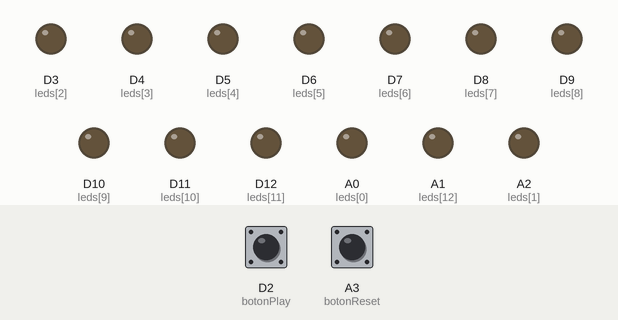
The sketch below on a simulated Arduino Uno R4 WiFi. Shown: output pins drawn as LEDs (lit = HIGH). Dashed ring = blinking. The test bench sets the inputs (shaded band); at power-on: D2 (botonPlay) HIGH, A3 (botonReset) HIGH. WiFi joins after 1.5 s; servers stay silent unless stated; random numbers use the default seed unless the sketch sets one; what the sketch prints to the serial monitor is not drawn.

Above: at 2.7 s.
2.8 s: D2 (botonPlay) pulled LOW for 0.15 s
At 3.15 s:
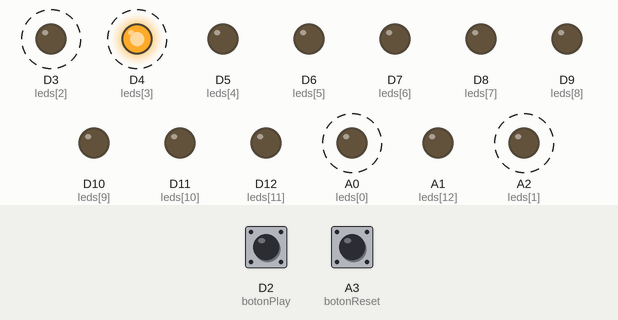
At 4.5 s:
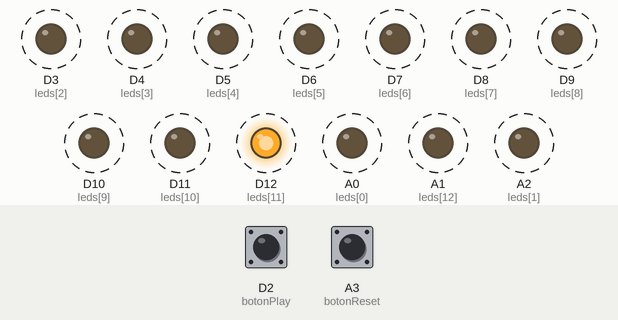
5.9 s: A3 (botonReset) pulled LOW for 1 s
9.9 s: D2 (botonPlay) pulled LOW for 1 s
At 10.4 s:
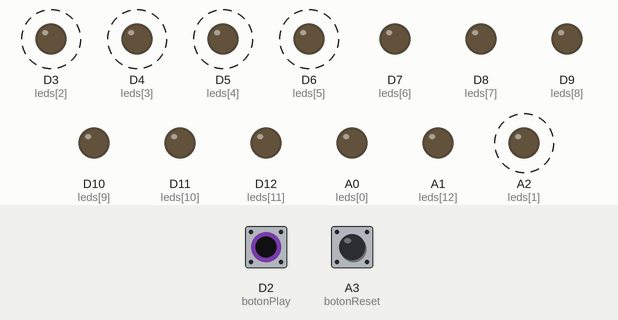
13.9 s: D2 (botonPlay) pulled LOW for 3.2 s
20.1 s: A3 (botonReset) pulled LOW for 0.15 s
At 20.7 s:
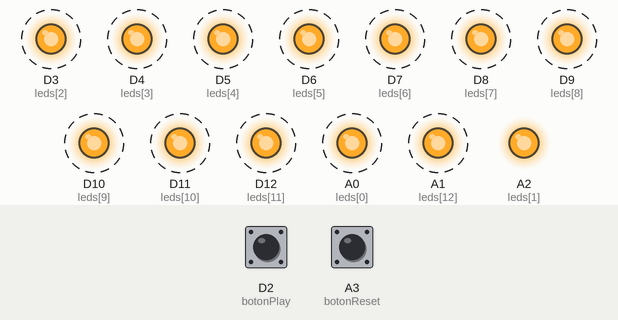
23.2 s: D2 (botonPlay) pulled LOW for 1 s
Timing chart, 0 to 28.2 s (numbered marks = the images above; inputs shaded):
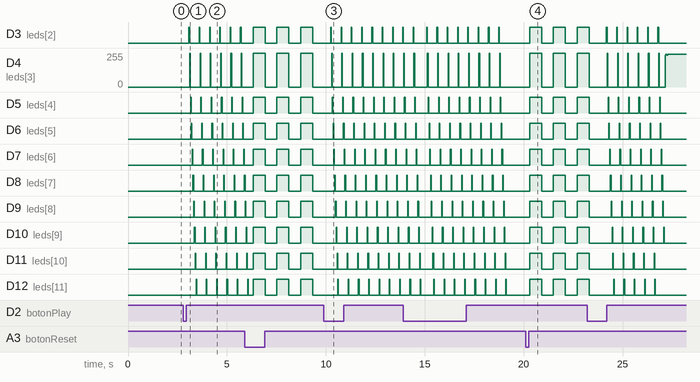

Measured:
- after the input at 2.8 s, D3 (leds[2]): alternates HIGH for 0.03 s and LOW for 0.49 s, starting after 0.28 s; D4 (leds[3]): alternates 255/255 for 0.03 s and 0/255 for 0.49 s, starting after 0.32 s
- after the input at 9.9 s, D3 (leds[2]): alternates HIGH for 0.03 s and LOW for 0.49 s, starting after 0.35 s; D4 (leds[3]): alternates 255/255 for 0.03 s and 0/255 for 0.49 s, starting after 0.39 s
- after the input at 20.1 s, D3 (leds[2]): alternates HIGH for 0.60 s and LOW for 0.60 s, starting after 0.20 s; D4 (leds[3]): alternates 255/255 for 0.60 s and 0/255 for 0.60 s, starting after 0.20 s

The sketch:

cuarto_rey.ino
```cpp
//JUEGO SHOT!
  //Entrega final - Diseño de Construcción de Interfaces
  //Estudiantes: Carmen Luz Giraudo y Benjamín Salas Manzo
  //Profesor: Mauricio Loyola

#include <WiFiS3.h> //librería WiFi para conectar con Arduino R4
#include <WiFiServer.h> //librería para creación de servidor web básico en Arduino

char ssid[] = "TU_RED_WIFI"; //nombre red WiFi
char pass[] = "TU_CLAVE_WIFI"; //contraseña red WiFi

 //SE INICIA SERVIDOR EN PUERTO 80 CORRESPONDIENTE A HTTP, IMPORTANTE PARA CONECTARLO DSPS A LA APP
WiFiServer server(80);

//PINES CONECTADOS A LEDS
int leds[] = {A0, A2, 3, 4, 5, 6, 7, 8, 9, 10, 11, 12, A1};

//LIMITAMOS REPETICIONES DE LOS LEDS SELECCIONADOS DURANTE EL JUEGO
int numLeds = 13;
int conteoLeds[13] = {0};
const int maxRepeticiones = 4; // para controlar número máx de veces (4) que se puede repetir un LED antes de reiniciar la ruleta

//CONTROLAMOS DURACIÓN DE SECUENCIA DE LEDS
unsigned long startTime;
unsigned long stopTime;
bool detenido = true; //para saber si se detuvo ruleta de LEDs
int ledSeleccionado = -1; //almacena led del momento seleccionado. El -1 indica que NO hay LED seleccionado todavía

//PINES CONECTADOS A BOTONES
const int botonPlay = 2;
const int botonReset = A3;

void setup() {
  Serial.begin(115200); //se inicializa comunicación serial

//CONFIGURACIÓN DE PINES DE LEDS COMO SALIDA
  for (int i = 0; i < numLeds; i++) {
    pinMode(leds[i], OUTPUT);
  }

//CONFIGURACIÓN DE PINES DE ENTRADA COMO BOTONES (CON RESISTENCIA PULL UP)
  pinMode(botonPlay, INPUT_PULLUP);
  pinMode(botonReset, INPUT_PULLUP);

//SEMILLA ALEATORIA DESDE UN PIN ANALÓGICO LIBRE (SIN ESTO LA RULETA REPITE LA MISMA SECUENCIA EN CADA ENCENDIDO)
  randomSeed(analogRead(A5));

//FUNCIÓN PARA CONECTAR A RED WIFI
  conectarWifi();

//INICIAMOS SERVIDOR SI CONEXIÓN WIFI FUE EFECTIVA
  if (WiFi.status() == WL_CONNECTED) {
    server.begin();
    Serial.println("Servidor iniciado, conexión WiFi efectiva");
  } else {
    Serial.println("No se inició el servidor por fallo de conexión WiFi");
  }
}

void loop() {
  //PARA VERIFICAR QUE SE HAYA CONECTADO AL SERVIDOR
  WiFiClient client = server.available();
  if (client) {
    Serial.println("Cliente conectado");

    //PARA LEER SOLICITUD DE QUIEN SE CONECTÓ AL SERVIDOR
    String request = client.readStringUntil('\r');
    Serial.print("Petición recibida: ");
    Serial.println(request);
    client.flush();

    //SOLICITUD QUE SERÍA OBTENER EL LED ACTUAL SELECCIONADO EN LA RULETA
    if (request.indexOf("GET /led") >= 0) {
      Serial.print("Enviando LED seleccionado: ");
      Serial.println(ledSeleccionado);

      //RESPUESTA HTTP CON NÚMERO DEL LED OBTENIDO SELECCIONADO
      client.println("HTTP/1.1 200 OK");
      client.println("Content-Type: text/plain");
      client.println("Connection: close");
      client.println();
      client.println(ledSeleccionado);
    }

    delay(10);
    client.stop(); //finaliza desconexión con servidor
    Serial.println("Cliente desconectado\n");
  }

//SI SE PRESIONA BOTÓN RESET PARA REINICIAR JUEGO
  if (digitalRead(botonReset) == LOW) {
    delay(200);
    parpadeoLeds(); //se llama a función para animación de parpadeo de LEDs, los cuales parpadean al mismo tiempo 3 veces para indicar que se reinició juego
    ledSeleccionado = -1; //informa a la app que se reinició el juego, por ende, que no hay 1 LED seleccionado
  }

//SI SE PRESIONA BOTÓN PLAY Y JUEGO ESTÁ APAGADO/DETENIDO
  if (digitalRead(botonPlay) == LOW && detenido) {
    delay(200);
    iniciarSecuencia(); //se llama a función para iniciar encendido de secuencia/ruleta de LEDs
  }

//SI ESTÁ DURANTE LA SECUENCIA/RULETA DE LEDS
  if (!detenido) {
    for (int i = 0; i < numLeds; i++) {
      digitalWrite(leds[i], HIGH);
      delay(30);
      digitalWrite(leds[i], LOW);
      delay(10);

      if (millis() >= stopTime) {
        detenido = true; //se detiene secuencia/ruleta de LEDs
        seleccionarLed(); //se llama función que selecciona LED final (que cumple con condición de no haberse repetido más de 4 veces) donde se detuvo la ruleta
        break;
      }
    }
  } else {
    //APAGAR TODOS LOS OTROS LEDS DE LA RULETA
    for (int i = 0; i < numLeds; i++) {
      digitalWrite(leds[i], LOW);
    }
    //Y QUE QUEDE SOLO ENCENDIDO EL LED FINAL
    if (ledSeleccionado >= 0 && ledSeleccionado < numLeds) {
      digitalWrite(leds[ledSeleccionado], HIGH);
    }
  }
}

//FUNCIÓN QUE INICIA SECUENCIA/RULETA DE LEDS
void iniciarSecuencia() {
  detenido = false;
  startTime = millis(); //tiempo de inicio
  stopTime = startTime + random(3000, 6000); //la secuencia/ruleta gira en una duración aleatoria entre 3 y 6 seg
}

//FUNCIÓN QUE HACE PARPADEAR 3 VECES LEDS DE RULETA PARA INDICAR REINICIO DEL JUEGO
void parpadeoLeds() {
  for (int j = 0; j < 3; j++) {
    for (int i = 0; i < numLeds; i++) {
      digitalWrite(leds[i], HIGH);
    }
    delay(600);
    for (int i = 0; i < numLeds; i++) {
      digitalWrite(leds[i], LOW);
    }
    delay(600);
  }
}
//FUNCIÓN QUE SELECCIONA LED ALEATORIO DE LA RULETA DE LEDs QUE NO HAYA ALCANZADO EL N° MÁX (4) DE REPETICIONES
void seleccionarLed() {
  int intentos = 0;
  do {
    ledSeleccionado = random(0, numLeds); //selecciona un LED al azar
    intentos++;
    if (intentos > 100) { //si no encuentra LED que no haya alcanzado con el máx de repeticiones, dsps de 100 intentos fallidos, reinicia conteo. Se evita bucle infinito cuando ya no hay LEDs disponibles por haber llegado al máx de repeticiones.
      for (int i = 0; i < numLeds; i++) {
        conteoLeds[i] = 0;
      }
      break;
    }
  } while (conteoLeds[ledSeleccionado] >= maxRepeticiones);

  conteoLeds[ledSeleccionado]++;
}

//FUNCIÓN QUE CONECTA ARDUINO A RED WiFi
void conectarWifi() {
  WiFi.begin(ssid, pass);
  Serial.print("Conectando a WiFi");

//ESPERA HASTA 15 SEG PARA CONECTARSE A RED
  unsigned long startAttemptTime = millis();
  while (WiFi.status() != WL_CONNECTED && millis() - startAttemptTime < 15000) {
    Serial.print(".");
    delay(500);
  }

  Serial.println();

  if (WiFi.status() == WL_CONNECTED) {
    IPAddress ip = WiFi.localIP();
    //ESPERA HASTA QUE SE OBTENGA UNA IP VÁLIDA QUE SIRVA PARA CONECTARLA A LA APP DSPS
    while (ip[0] == 0) {
      Serial.println("Esperando IP válida...");
      delay(500);
      ip = WiFi.localIP();
    }

    Serial.println("Conectado a WiFi");
    Serial.print("IP asignada: ");
    Serial.println(ip);
  } else {
    Serial.println("No se pudo conectar al WiFi");
    Serial.print("Estado WiFi: ");
    Serial.println(WiFi.status());
  }
}
```
